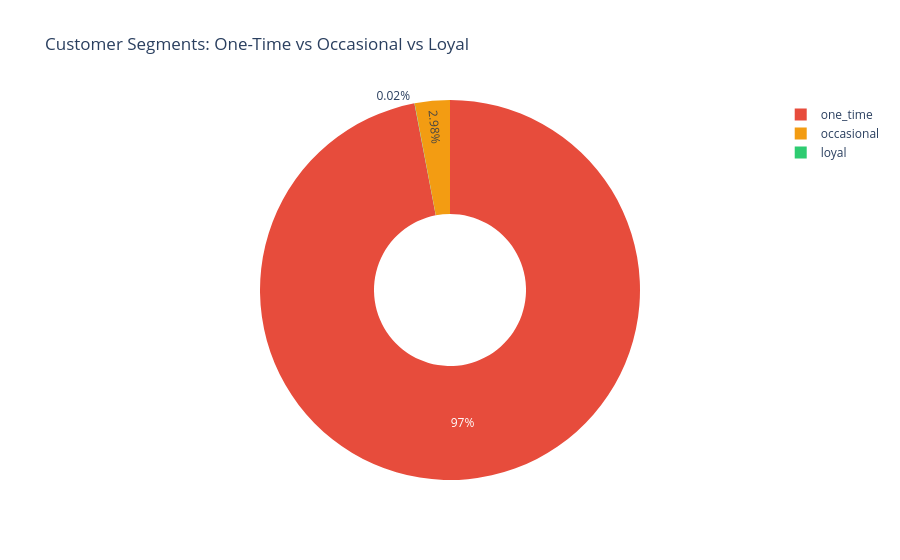

Write notebook code for a chart like this one.
### Code cell
# Chart 1 — Customer Segment Breakdown (pie)
segment_counts = df['customer_segment'].value_counts().reset_index()
segment_counts.columns = ['segment', 'count']

fig1 = px.pie(
    segment_counts, names='segment', values='count',
    title='Customer Segments: One-Time vs Occasional vs Loyal',
    color='segment',
    color_discrete_map={'one_time': '#e74c3c', 'occasional': '#f39c12', 'loyal': '#2ecc71'},
    hole=0.4
)
fig1.update_layout(template='plotly_white')
fig1.show()
with open(os.path.join(OUT, 'churn_segment_breakdown.json'), 'w') as f:
    f.write(fig1.to_json())
print('Exported churn_segment_breakdown.json')

### Figure 1 — Plotly figure (JSON) as saved in the notebook; plotly's stock layout.template omitted (floating-point values rounded to 4 significant figures)
{"data": [{"customdata": [["one_time"], ["occasional"], ["loyal"]], "domain": {"x": [0, 1], "y": [0, 1]}, "hole": 0.4, "hovertemplate": "segment=%{customdata[0]}<br>count=%{value}<extra></extra>", "labels": ["one_time", "occasional", "loyal"], "legendgroup": "", "marker": {"colors": ["#e74c3c", "#f39c12", "#2ecc71"]}, "name": "", "showlegend": true, "type": "pie", "values": [92168, 2834, 19]}], "layout": {"legend": {"tracegroupgap": 0}, "title": {"text": "Customer Segments: One-Time vs Occasional vs Loyal"}}}
